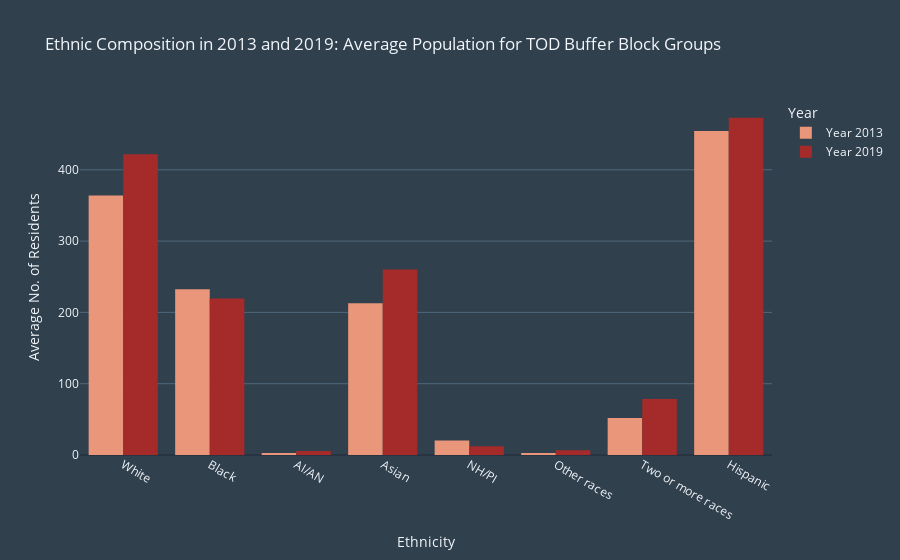

Notebook cell for this chart:
### Code cell
# a simple bar chart, putting date on the x-axis

fig = px.bar(tod_buffer_blockabsolute,
             x='Ethnicity',
             y=['Year 2013', 'Year 2019'],
             barmode='group',
             height=600,
             title="Ethnic Composition in 2013 and 2019: Average Population for TOD Buffer Block Groups",
             color_discrete_sequence=["#e9967a","#a52a2a"],
             labels={'Ethnicity':'Ethnicity','value':'Average No. of Residents', 'variable':'Year'}
                     )

fig.layout.template = 'custom_dark'


# get rid of white lines inside the bars
fig.update_traces(marker_line_width=0)

fig.write_html('htmls/tod_buffer_block_average_absolute.html')

# show the figure
fig.show()

### Figure 1 — Plotly figure (JSON) as saved in the notebook; plotly's stock layout.template omitted (floating-point values rounded to 4 significant figures)
{"data": [{"alignmentgroup": "True", "hovertemplate": "Year=Year 2013<br>Ethnicity=%{x}<br>Average No. of Residents=%{y}<extra></extra>", "legendgroup": "Year 2013", "marker": {"color": "#e9967a", "line": {"width": 0}, "pattern": {"shape": ""}}, "name": "Year 2013", "offsetgroup": "Year 2013", "orientation": "v", "showlegend": true, "textposition": "auto", "type": "bar", "x": ["White", "Black", "AI/AN", "Asian", "NH/PI", "Other races", "Two or more races", "Hispanic"], "xaxis": "x", "y": [363.9, 232.4, 2.856, 212.8, 20.22, 2.769, 51.78, 454.2], "yaxis": "y"}, {"alignmentgroup": "True", "hovertemplate": "Year=Year 2019<br>Ethnicity=%{x}<br>Average No. of Residents=%{y}<extra></extra>", "legendgroup": "Year 2019", "marker": {"color": "#a52a2a", "line": {"width": 0}, "pattern": {"shape": ""}}, "name": "Year 2019", "offsetgroup": "Year 2019", "orientation": "v", "showlegend": true, "textposition": "auto", "type": "bar", "x": ["White", "Black", "AI/AN", "Asian", "NH/PI", "Other races", "Two or more races", "Hispanic"], "xaxis": "x", "y": [422.0, 219.3, 5.75, 260.1, 12.39, 6.731, 78.55, 473.0], "yaxis": "y"}], "layout": {"autosize": true, "barmode": "group", "legend": {"title": {"text": "Year"}, "tracegroupgap": 0}, "title": {"text": "Ethnic Composition in 2013 and 2019: Average Population for TOD Buffer Block Groups"}, "xaxis": {"anchor": "y", "autorange": true, "domain": [0, 1], "range": [-0.5, 7.5], "title": {"text": "Ethnicity"}, "type": "category"}, "yaxis": {"anchor": "x", "autorange": true, "domain": [0, 1], "range": [0, 497.9], "title": {"text": "Average No. of Residents"}, "type": "linear"}}}
